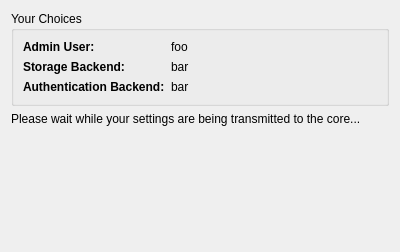
<?xml version="1.0" encoding="UTF-8"?>
<ui version="4.0">
 <class>CoreConfigWizardSyncPage</class>
 <widget class="QWidget" name="CoreConfigWizardSyncPage">
  <property name="geometry">
   <rect>
    <x>0</x>
    <y>0</y>
    <width>400</width>
    <height>252</height>
   </rect>
  </property>
  <property name="windowTitle">
   <string>Form</string>
  </property>
  <layout class="QVBoxLayout">
   <item>
    <widget class="QGroupBox" name="groupBox">
     <property name="title">
      <string>Your Choices</string>
     </property>
     <layout class="QVBoxLayout">
      <item>
       <layout class="QHBoxLayout">
        <item>
         <layout class="QGridLayout">
          <item row="0" column="0">
           <widget class="QLabel" name="label">
            <property name="font">
             <font>
              <weight>75</weight>
              <bold>true</bold>
             </font>
            </property>
            <property name="text">
             <string>Admin User:</string>
            </property>
           </widget>
          </item>
          <item row="0" column="1">
           <widget class="QLabel" name="user">
            <property name="text">
             <string notr="true">foo</string>
            </property>
           </widget>
          </item>
          <item row="1" column="0">
           <widget class="QLabel" name="label_2">
            <property name="font">
             <font>
              <weight>75</weight>
              <bold>true</bold>
             </font>
            </property>
            <property name="text">
             <string>Storage Backend:</string>
            </property>
           </widget>
          </item>
          <item row="1" column="1">
           <widget class="QLabel" name="backend">
            <property name="text">
             <string notr="true">bar</string>
            </property>
           </widget>
          </item>
          <item row="2" column="0">
           <widget class="QLabel" name="label_3">
            <property name="font">
             <font>
              <weight>75</weight>
              <bold>true</bold>
             </font>
            </property>
            <property name="text">
             <string>Authentication Backend:</string>
            </property>
           </widget>
          </item>
          <item row="2" column="1">
           <widget class="QLabel" name="authenticator">
            <property name="text">
             <string notr="true">bar</string>
            </property>
           </widget>
          </item>
         </layout>
        </item>
        <item>
         <spacer>
          <property name="orientation">
           <enum>Qt::Horizontal</enum>
          </property>
          <property name="sizeHint" stdset="0">
           <size>
            <width>40</width>
            <height>20</height>
           </size>
          </property>
         </spacer>
        </item>
       </layout>
      </item>
     </layout>
    </widget>
   </item>
   <item>
    <widget class="QLabel" name="status">
     <property name="text">
      <string>Please wait while your settings are being transmitted to the core...</string>
     </property>
     <property name="alignment">
      <set>Qt::AlignLeading|Qt::AlignLeft|Qt::AlignTop</set>
     </property>
     <property name="wordWrap">
      <bool>true</bool>
     </property>
    </widget>
   </item>
   <item>
    <spacer>
     <property name="orientation">
      <enum>Qt::Vertical</enum>
     </property>
     <property name="sizeHint" stdset="0">
      <size>
       <width>0</width>
       <height>0</height>
      </size>
     </property>
    </spacer>
   </item>
  </layout>
 </widget>
 <resources/>
 <connections/>
</ui>
